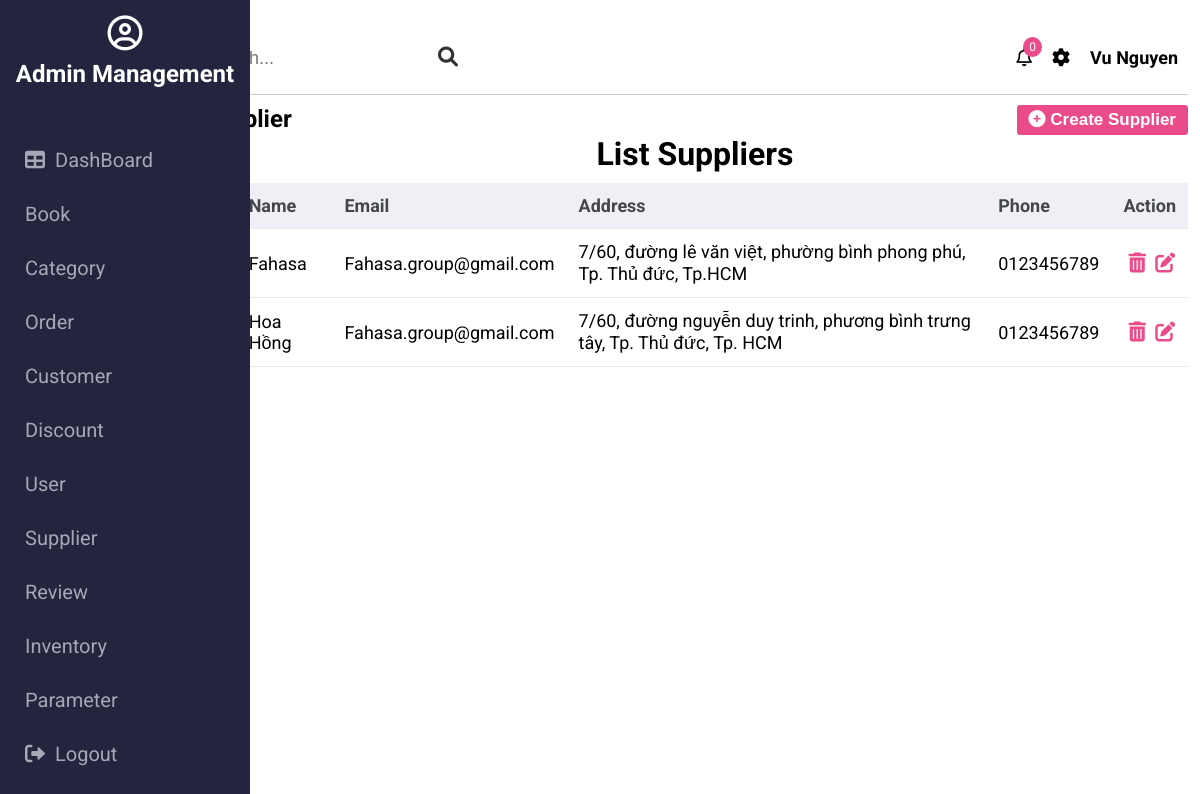
/admin/supplier (signed in), run on the app's committed database.
### tables this page shows
CREATE TABLE `have_role` (
  `role_id` int(11) NOT NULL,
  `user_id` int(11) NOT NULL
);

CREATE TABLE `role` (
  `role_id` int(11) NOT NULL,
  `name` varchar(128) DEFAULT NULL,
  `description` text DEFAULT NULL
);

CREATE TABLE `supplier` (
  `supplier_id` int(11) NOT NULL,
  `name` varchar(128) DEFAULT NULL,
  `email` varchar(45) DEFAULT NULL,
  `address` varchar(128) DEFAULT NULL,
  `phone` varchar(45) DEFAULT NULL,
  `enable` tinyint(4) DEFAULT NULL
);

### controllers/admin/BaseController.php (called while the page is built, shortened)
<?php
class BaseController {
    protected $userModel;
    public function __construct() {
        $this->userModel = new UserModel();
    }
    public function getUserModel() {
        return $this->userModel;
    }
    protected function view($path, array $data = []) {
        $path = self::BASE_FOLDER_VIEW . '/' . str_replace('.', '/', $path) . '.php';
        return include($path);
    }
}

### controllers/admin/SupplierController.php (called while the page is built, shortened)
<?php
class SupplierController extends BaseController {
    private $supplierModel;
    public function __construct() {
        $this->supplierModel = new SupplierModel();
        $this->userId = $_SESSION['user']['user_id'];
    }
    public function index() {
        $suppliers = $this->supplierModel->getAll();
        $roles = $this->getUserModel()->getAllRoleByUserId($this->userId);
        return $this->view('admin.suppliers.show', ['suppliers' => $suppliers, 'roles' => $roles]);
    }
}

### core/Database.php (called while the page is built, shortened)
<?php
class Database {
    public function connect() {
        $host = self::HOST;
        $username = self::USERNAME;
        $password = self::PASSWORD;
        $dbname = self::DB_NAME;
        try {
            $connect = new PDO("mysql:host=$host;dbname=$dbname", $username, $password);
            $connect->setAttribute(PDO::ATTR_ERRMODE, PDO::ERRMODE_EXCEPTION);
            $connect->setAttribute(PDO::ATTR_DEFAULT_FETCH_MODE, PDO::FETCH_ASSOC);
            return $connect;
        } catch (PDOException $e) {
            echo "Connection failed: " . $e->getMessage();
        }
    }
}

### models/BaseModel.php (called while the page is built, shortened)
<?php
class BaseModel extends Database {
    protected $db;
    public function __construct() {
        $this->db = $this->connect();
    }
    public function all($table, $select, $orderBy, $limit) {
        $field = implode(',', $select);
        $orderField = 'order by ';
        $orderBy ? $orderField .= implode(', ', $orderBy) : $orderField = '';
        $sql = "select $field from $table $orderField limit $limit";
        $result = $this->db->query($sql);
        $data = [];
        while ($row = $result->fetch()) {
            $data[] = $row;
        }
        return $data;
    }
}

### models/UserModel.php (called while the page is built, shortened)
<?php
class UserModel extends BaseModel {
    public function getAllRoleByUserId($userId) {
        $sql = "select * from user u, have_role h, role r
                where u.user_id = h.user_id and h.role_id = r.role_id and u.user_id = :user_id";
        $stmt = $this->db->prepare($sql);
        $stmt->execute(['user_id' => $userId]);
        $roles = [];
        while ($row = $stmt->fetch()) {
            $roles[] = $row;
        }
        return $roles;
    }
}

### models/SupplierModel.php (called while the page is built, shortened)
<?php
class SupplierModel extends BaseModel {
    public function getAll($select = ['*'], $orderBy = [], $limit = 15) {
        return $this->all(self::TABLE, $select, $orderBy, $limit);
    }
}

### views/admin/suppliers/show.php (the view, shortened to what this page needs)
<?php $this->view('partitions.admin.header', ['roles' => $roles]); ?>
<div class="action">
    <h2>Supplier</h2>
    <button class="btn btn-create"><i class="fas fa-plus-circle"></i> Create Supplier</button>
</div>
<div class="content">
    <h1>List Suppliers</h1>
    <table>
        <thead>
            <th>#</th>
            <th>Name</th>
            <th>Email</th>
            <th>Address</th>
            <th>Phone</th>
            <th>Action</th>
        </thead>
        <tbody class="content-body">
            <?php
            foreach ($suppliers as $supplier) {
            ?>
                <tr>
                    <td><?php echo $supplier['supplier_id'] ?></td>
                    <td><?php echo $supplier['name'] ?></td>
                    <td><?php echo $supplier['email'] ?></td>
                    <td><?php echo $supplier['address'] ?></td>
                    <td><?php echo $supplier['phone'] ?></td>
                    <td><a href="" class="btn-delete-supplier" supplier-id="<?php echo $supplier['supplier_id'] ?>"><i class="fas fa-trash-alt"></i></a>
                        <a href="" class="btn-update-supplier" supplier-id="<?php echo $supplier['supplier_id'] ?>"><i class="fas fa-edit"></i></a>
                    </td>
                </tr>
            <?php } ?>
        </tbody>
    </table>
</div>

### views/partitions/admin/sidebar.php
<div class="sidebar">
    <div class="sidebar-title">
        <i class="far fa-user-circle"></i>
        <h2>Admin Management</h2>
    </div>
    <ul class="sidebar-list">
        <?php $icons = [
            'user' => '<i class="fas fa-users"></i>',
            'customer' => '<i class="far fa-user"></i>',
            'category' => '<i class="fab fa-apple"></i>',
            'book' => '<i class="fas fa-book"></i>',
            'order' => '<i class="fas fa-history"></i>',
            'supplier' => '<i class="fas fa-coins"></i>',
            'tracking' => '<i class="fas fa-parachute-box"></i>',
            'inventory' => '<i class="fas fa-warehouse"></i>',
            'discount' => '<i class="fas fa-tags"></i>',
            'review' => '<i class="far fa-comment"></i>',
            'parameter' => '<i class="fab fa-whmcs"></i>'
        ] ?>
        <li class="sidebar-item"><a href=""><i class="fas fa-table"></i>DashBoard</a></li>
        <?php foreach ($roles as $role) : ?>
            <li class="sidebar-item"><a href="<?= $role['name'] ?>"> <?php echo $icons[$role['name']] ?> <?= ucfirst($role['name']) ?></a></li>
        <?php endforeach ?>
        <li class="sidebar-item"><a href="auth/adminLogout"><i class="fas fa-sign-out-alt"></i>Logout</a></li>
    </ul>
</div>

### public/admin/css/base.css (style rules this page uses)
:root { --white-color: #fff; --main-color: #ea4c89; --siderbar-color: #021056; }
* { padding: 0; margin: 0; box-sizing: border-box; }
html { font-family: "Roboto", sans-serif; }

### public/admin/css/style.css (style rules this page uses)
.sidebar { position: fixed; top: 0; bottom: 0; background-color: #23243d; width: 250px; }
.sidebar .sidebar-title { display: flex; flex-direction: column; align-items: center; color: var(--white-color); padding: 15px; }
.sidebar-title i { font-size: 35px; }
.sidebar-title h2 { margin-top: 10px; }
.sidebar-list { list-style: none; padding-top: 30px; }
.sidebar-item a { width: 100%; display: inline-block; text-decoration: none; color: #a7a7b7; font-size: 20px; padding: 15px 25px; transition: all ease-in 0.15s; }
.sidebar-item a i { margin-right: 10px; }
h1 { text-align: center; }
.btn { font-size: 17px; font-weight: 700; padding: 5px 12px; background-color: var(--main-color); color: var(--white-color); outline: none; border: none; border-radius: 3px; }
table { width: 100%; margin-top: 10px; }
table, th, td { border-collapse: collapse; }
td a { text-decoration: none; color: var(--main-color); margin-left: 5px; font-size: 20px; }
th, td { padding: 12px; font-size: 18px; text-align: left; }
table th { background-color: #efeff5; color: #43474b; }
table tr { border-bottom: 1px solid #eaeaee; }
table tr td:first-child { font-weight: bold; }
.action { display: flex; justify-content: space-between; margin-top: 10px; }

### data on the page
have_role: role.name "Book"
have_role: role.name "Category"
have_role: role.name "Order"
have_role: role.name "Customer"
have_role: role.name "Discount"
have_role: role.name "User"
have_role: role.name "Supplier"
have_role: role.name "Review"
have_role: role.name "Inventory"
have_role: role.name "Parameter"
supplier: name "Fahasa", email "Fahasa.group@gmail.com", address "7/60, đường lê văn việt, phường bình phong phú, Tp. Thủ đức, Tp.HCM", phone "0123456789"
supplier: name "Hoa Hồng", email "Fahasa.group@gmail.com", address "7/60, đường nguyễn duy trinh, phương bình trưng tây, Tp. Thủ đức, Tp. HCM", phone "0123456789"

### other printed values
$_SESSION['user']['first_name'] "Vu"
$_SESSION['user']['last_name'] "Nguyen"
